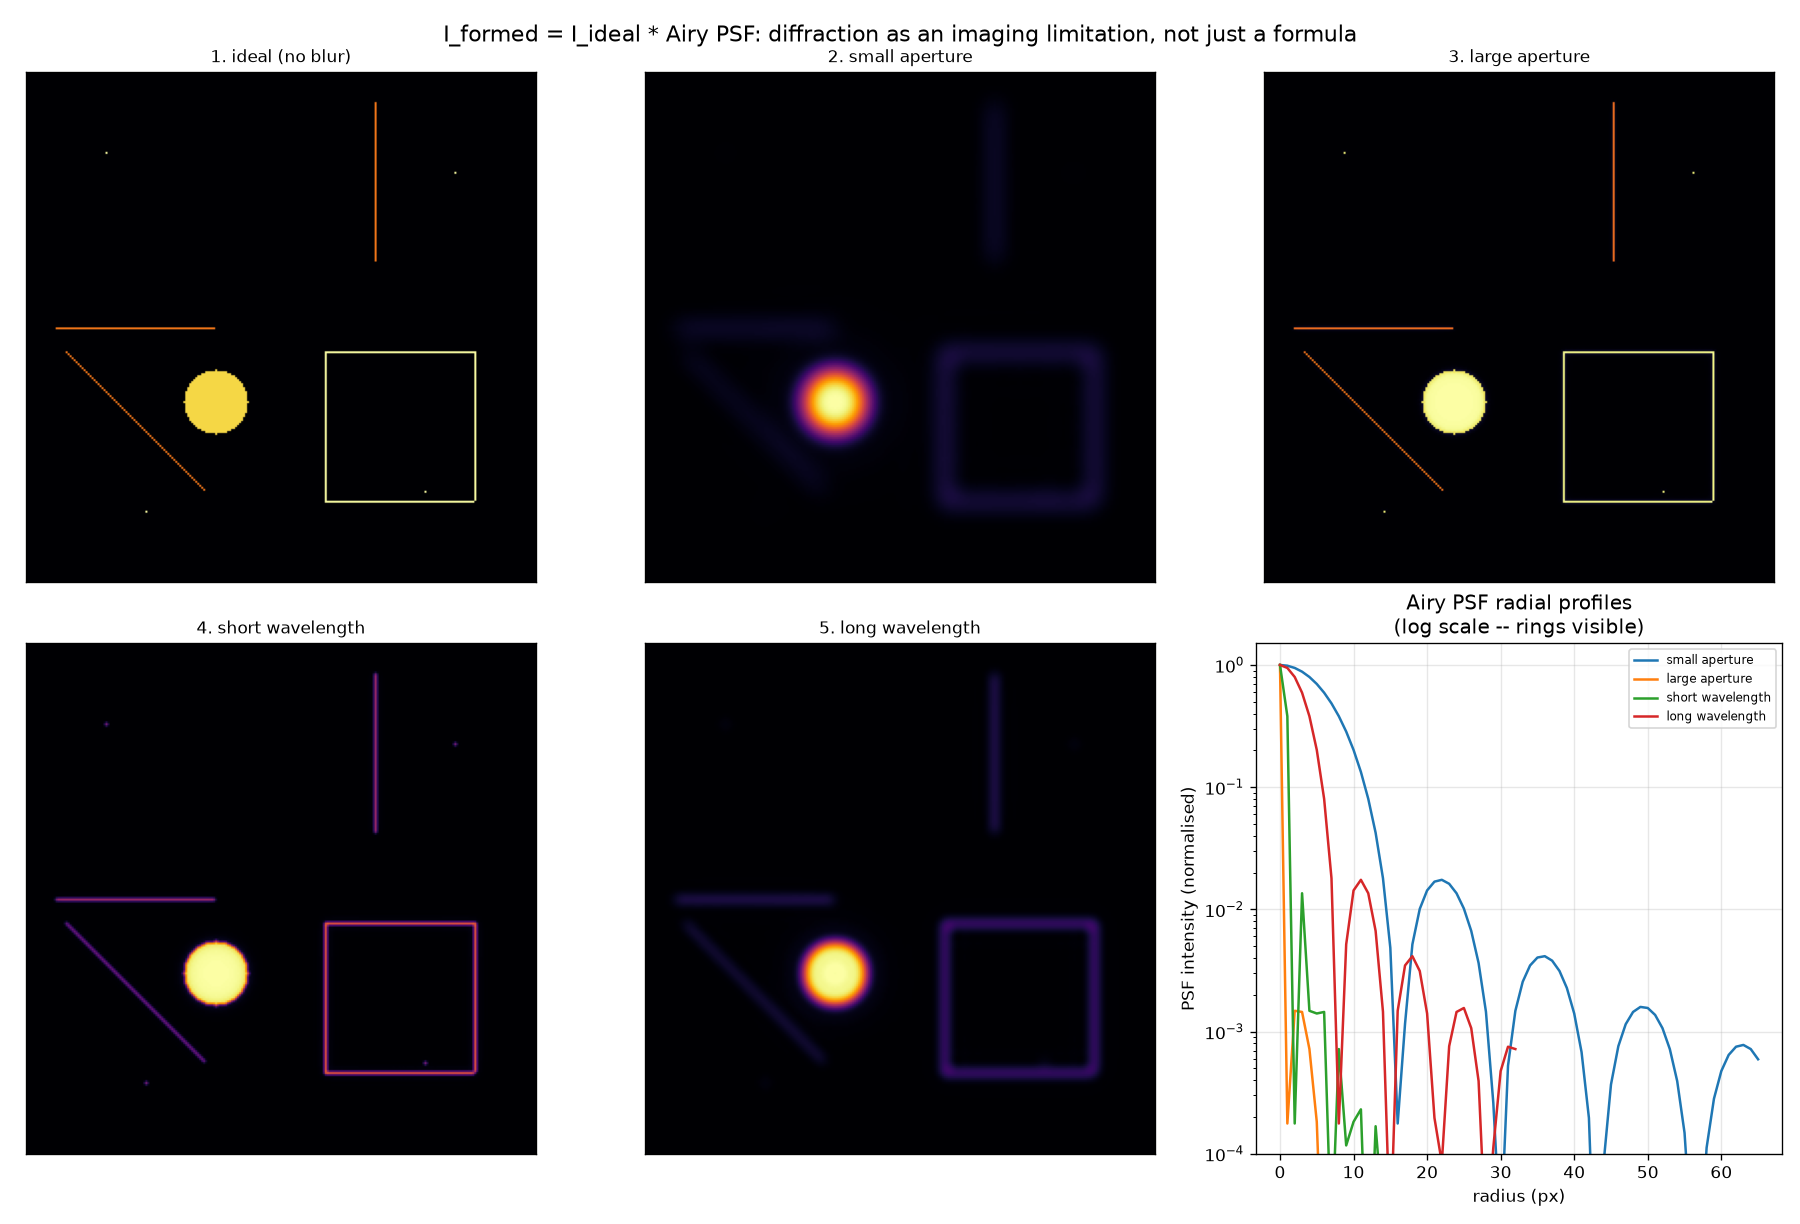

Reproduce this figure in Python.
"""module-8 -- psf_convolution.py  (Computational Exercise: PSF Convolution)

Diffraction is a formula right up until you point it at a picture. A
circular aperture D at wavelength lambda doesn't just have a "resolution
limit" in the abstract -- every point in the true scene gets smeared into an
Airy disk, and the image you actually record is the convolution of the ideal
scene with that point-spread function (PSF):

    I_formed = I_ideal * PSF

Airy PSF (circular aperture, intensity):

    I(theta) = I0 [ 2 J1(v) / v ]^2          v = (pi D / lambda) theta

(theta the angle from the optical axis; v -> 0 gives 2 J1(v)/v -> 1, the
peak). This is the same physics as single_slit.py's (sin(beta)/beta)^2 --
same diffraction integral, a disc-shaped opening instead of a slit-shaped
one, so a Bessel function instead of a sine.

Build a synthetic scene (points, lines, shapes), convolve it with Airy PSFs
of different D and lambda, and watch resolution stop being a number and
start being visible blur.
"""

import numpy as np
import matplotlib.pyplot as plt
from scipy.special import j1
from scipy.signal import fftconvolve

N = 256                     # ideal-image size, pixels
PIXEL_SCALE = 3.0e-6        # rad/pixel (a fixed detector -- only D, lambda change)
D0 = 50.0e-3                # m, baseline aperture (50 mm)
WAVELENGTH0 = 0.5e-6         # m, baseline wavelength (500 nm, green)


# ---------------------------------------------------------------------------
# the Airy PSF
# ---------------------------------------------------------------------------
def airy_psf(npix, pixel_scale, D, wavelength):
    half = npix // 2
    coords = (np.arange(npix) - half) * pixel_scale
    X, Y = np.meshgrid(coords, coords)
    theta = np.hypot(X, Y)
    v = (np.pi * D / wavelength) * theta
    v_safe = np.where(np.abs(v) < 1e-8, 1.0, v)
    amp = np.where(np.abs(v) < 1e-8, 1.0, 2.0 * j1(v_safe) / v_safe)
    psf = amp ** 2
    return psf / psf.sum()


def first_null_pixels(D, wavelength, pixel_scale=PIXEL_SCALE):
    return 1.22 * wavelength / D / pixel_scale


# ---------------------------------------------------------------------------
# a synthetic "ideal" scene: points, lines, shapes
# ---------------------------------------------------------------------------
def make_ideal_image(n=N):
    img = np.zeros((n, n))

    for px, py in [(40, 40), (215, 50), (60, 220), (200, 210)]:   # point sources
        img[py, px] = 1.0

    img[128, 15:95] = 0.7                          # horizontal line
    img[15:95, 175] = 0.7                           # vertical line
    for i in range(70):                             # diagonal line
        img[140 + i, 20 + i] = 0.7

    x0, x1, y0, y1 = 150, 225, 140, 215             # hollow square
    img[y0:y1, x0] = 1.0; img[y0:y1, x1] = 1.0
    img[y0, x0:x1] = 1.0; img[y1, x0:x1] = 1.0

    yy, xx = np.mgrid[0:n, 0:n]                      # filled disk ("a planet")
    disk = (xx - 95) ** 2 + (yy - 165) ** 2 <= 16 ** 2
    img[disk] = 0.9

    return img


def point_source_fwhm_px(img, center, window=25):
    """Crude FWHM proxy: count pixels above half the local peak, in a small
    window around one isolated point source, and report an equivalent
    diameter sqrt(4*count/pi)."""
    cx, cy = center
    sub = img[cy - window:cy + window, cx - window:cx + window]
    half_max = sub.max() / 2.0
    n_above = np.sum(sub >= half_max)
    return 2.0 * np.sqrt(n_above / np.pi)


def main():
    ideal = make_ideal_image()

    cases = [
        ("2. small aperture", D0 / 4.0, WAVELENGTH0),
        ("3. large aperture", D0 * 4.0, WAVELENGTH0),
        ("4. short wavelength", D0, WAVELENGTH0 / 2.0),
        ("5. long wavelength", D0, WAVELENGTH0 * 2.0),
    ]

    print("=" * 78)
    print("PSF CONVOLUTION -- I_formed = I_ideal * PSF (Airy disk)")
    print("=" * 78)
    print(f"baseline: D0 = {D0*1e3:.1f} mm, wavelength0 = {WAVELENGTH0*1e9:.0f} nm, "
          f"pixel scale = {PIXEL_SCALE*206265:.3f} arcsec/px")
    print()
    print(f"{'case':>22} {'D (mm)':>9} {'wavelength (nm)':>16} "
          f"{'first null (px)':>16} {'point-source FWHM (px)':>24}")
    print("-" * 92)

    ideal_fwhm = point_source_fwhm_px(ideal, (40, 40))
    print(f"{'1. ideal (no blur)':>22} {D0*1e3:>9.1f} {WAVELENGTH0*1e9:>16.0f} "
          f"{0.0:>16.2f} {ideal_fwhm:>24.2f}")

    formed = {"1. ideal (no blur)": ideal}
    psfs = {}
    for name, D, wl in cases:
        n_null = first_null_pixels(D, wl)
        npix = int(np.clip(8 * n_null, 33, 257)) | 1     # odd kernel, big enough
        psf = airy_psf(npix, PIXEL_SCALE, D, wl)
        img = fftconvolve(ideal, psf, mode="same")
        formed[name] = img
        psfs[name] = psf
        fwhm = point_source_fwhm_px(img, (40, 40))
        print(f"{name:>22} {D*1e3:>9.1f} {wl*1e9:>16.0f} {n_null:>16.2f} "
              f"{fwhm:>24.2f}")

    print()
    print("First null in pixels = 1.22 wavelength / D / pixel_scale -- the")
    print("SAME formula from Module 6's resolution.py and Module 8's")
    print("single_slit.py, now literally the size of the blur blob on a")
    print("picture. A small aperture or a long wavelength doesn't just raise")
    print("an abstract 'resolution limit' number -- it visibly merges point")
    print("sources, thickens lines, and rounds off sharp edges.")
    print("=" * 78)

    _plot(formed, psfs)


def _plot(formed, psfs):
    fig, axes = plt.subplots(2, 3, figsize=(15, 10.2))
    order = ["1. ideal (no blur)", "2. small aperture", "3. large aperture",
            "4. short wavelength", "5. long wavelength"]
    for ax, name in zip(axes.ravel(), order):
        ax.imshow(formed[name], cmap="inferno", origin="upper")
        ax.set_title(name, fontsize=10)
        ax.set_xticks([]); ax.set_yticks([])

    ax = axes.ravel()[5]
    for name in order[1:]:
        psf = psfs[name]
        c = psf.shape[0] // 2
        profile = psf[c, c:]
        profile = profile / profile.max()
        ax.plot(np.arange(len(profile)), profile, label=name.split(". ")[1])
    ax.set_yscale("log")
    ax.set_ylim(1e-4, 1.5)
    ax.set_xlabel("radius (px)"); ax.set_ylabel("PSF intensity (normalised)")
    ax.set_title("Airy PSF radial profiles\n(log scale -- rings visible)")
    ax.legend(fontsize=7); ax.grid(True, alpha=0.3)

    fig.suptitle("I_formed = I_ideal * Airy PSF: diffraction as an imaging "
                 "limitation, not just a formula", fontsize=13)
    fig.tight_layout()
    fig.savefig("psf_convolution.png", dpi=120)


if __name__ == "__main__":
    main()
    plt.show()
